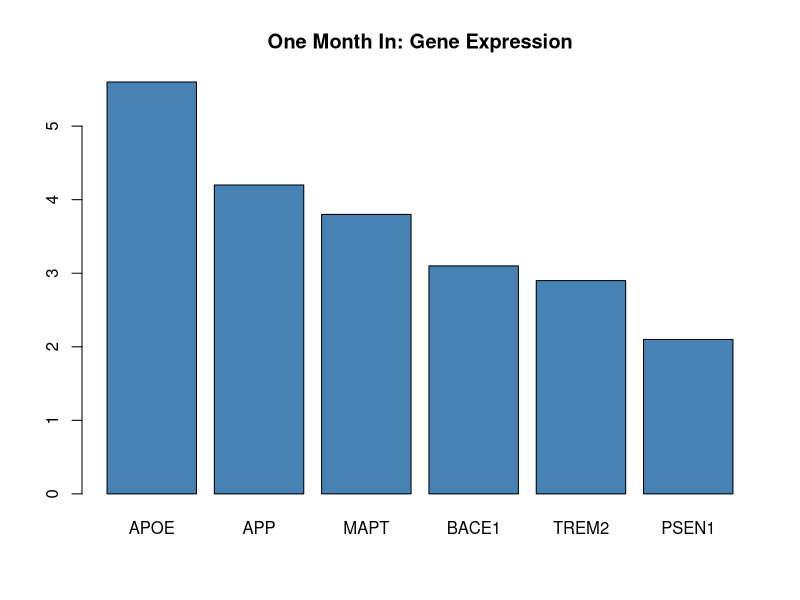

The R script that drew this image:
# Day 28 — Week 4 Recap: One Month In

#**Goal:** Reflect on Month 1 as a whole, Python fundamentals (Weeks 1-2) through R fundamentals (Weeks 3-4).

## Month 1 covered:
#- Python: lists, dictionaries, loops, functions, error handling, classes
#- R: vectors, data frames, custom functions, file I/O, basic plotting

#**Key takeaway:** One month down. Two languages, same underlying logic, genuinely different ways of thinking about data.


gene_data <- data.frame(
  gene = c("APP", "MAPT", "PSEN1", "APOE", "BACE1", "TREM2"),
  expression = c(4.2, 3.8, 2.1, 5.6, 3.1, 2.9)
)

get_status <- function(expression) {
  if (expression > 4.5) return("very high")
  else if (expression > 3.0) return("moderate")
  else return("low")
}

gene_data$status <- sapply(gene_data$expression, get_status)
sorted_data <- gene_data[order(-gene_data$expression), ]
print(sorted_data)

barplot(sorted_data$expression,
        names.arg = sorted_data$gene,
        main = "One Month In: Gene Expression",
        col = "steelblue")

write.csv(sorted_data, "month1_summary.csv", row.names = FALSE)
